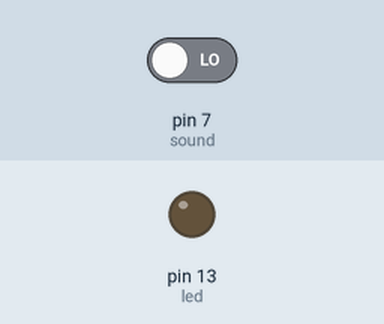
Recording of a sketch running on a simulated Arduino Uno, built with avr-gcc and run on an emulated ATmega328P. Shown: output pins drawn as LEDs (lit = HIGH). Inputs (shaded band) come from the test bench; at power-on: pin 7 (sound) LOW. What the sketch prints to the serial monitor is not drawn.

Above: at 2.8 s.
2.9 s: pin 7 (sound) driven HIGH
At 4.9 s:
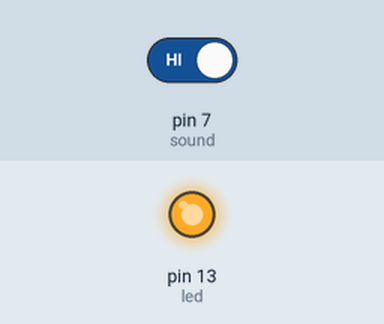
5.5 s: pin 7 (sound) driven LOW
At 8.4 s:
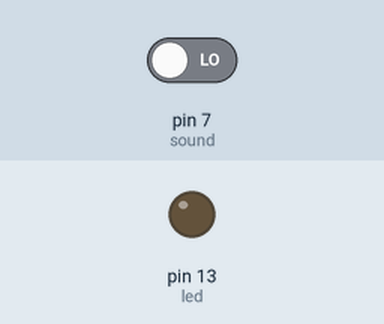
Timing chart, 0 to 9.9 s (numbered marks = the images above; inputs shaded):
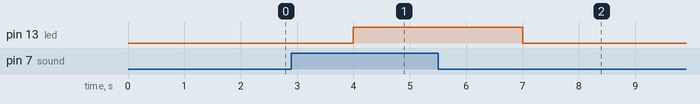

The sketch:

sound_test.ino
```cpp
const int sound = 7 ;
const int led = 13;
int val;
void setup()
{
 pinMode(sound,INPUT);
 pinMode(led,OUTPUT);
Serial.begin(9600);
}

void loop()
{
 val=digitalRead(sound);
 Serial.print(val);
 delay(1000);
 if(val == 1)
 {

   digitalWrite(led,HIGH);

  }
  else
  {


  digitalWrite(led,LOW);

    }

}
```

Measured:
- after the input at 2.9 s, pin 13 (led): LOW → HIGH after 1.1 s
- after the input at 5.5 s, pin 13 (led): HIGH → LOW after 1.5 s
